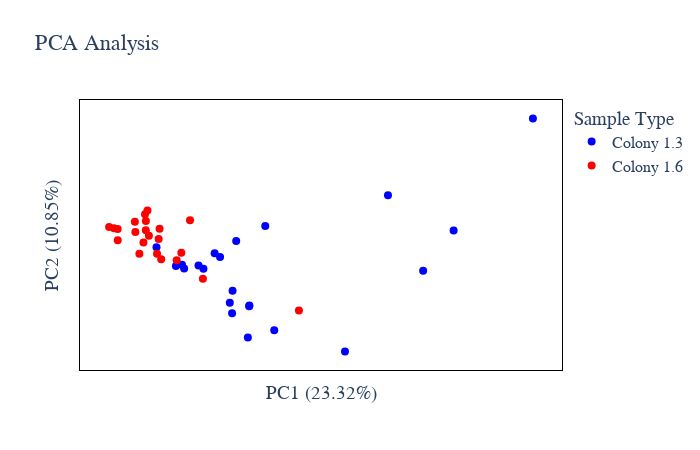

Here is the notebook cell this chart was saved with:
### Code cell
# Protein Abundance PCA plot
plot_options={
            "compare groups": ["Colony 1.3","Colony 1.6"],
            "title": "PCA Analysis",
            "color": ["blue", "red", "green", "black", "yellow", "purple",
                      "orange", "brown", "pink", "gray", "olive", "cyan"],
            "symbol": ['circle', 'circle', 'circle'],
            "marker_size": 8,
            "width": 700,
            "height": 450,
            "font": dict(size=16, family="Arial black"),
            "ylimits": [],
            "xlimits": []
        }
figure, _, _ =PCA_plots(data_obj, plot_options, saved_settings,username="10min")
figure.show()

### Figure 1 — Plotly figure (JSON) as saved in the notebook; plotly's stock layout.template omitted (floating-point values rounded to 4 significant figures)
{"data": [{"hovertemplate": "%{text}<br>PC1: %{x} <br>PC2: %{y}", "legendgroup": "Colony 1.3", "marker": {"color": "blue", "size": 8, "symbol": "circle"}, "mode": "markers", "name": "Colony 1.3", "orientation": "v", "showlegend": true, "text": ["HeLa_ATG_KNO_Col1-3_10min_my_stage 0 H3_BH3_1_1855", "HeLa_ATG_KNO_Col1-3_10min_my_stage 0 H5_BH5_1_1861", "HeLa_ATG_KNO_Col1-3_10min_my_stage 0 H7_BH7_1_1867", "HeLa_ATG_KNO_Col1-3_10min_my_stage 0 I4_BI4_1_1871", "HeLa_ATG_KNO_Col1-3_10min_my_stage 0 I6_BI6_1_1873", "HeLa_ATG_KNO_Col1-3_10min_my_stage 0 J3_BJ3_1_1879", "HeLa_ATG_KNO_Col1-3_10min_my_stage 0 J5_BJ5_1_1883", "HeLa_ATG_KNO_Col1-3_10min_my_stage 0 J7_BJ7_1_1889", "HeLa_ATG_KNO_Col1-3_10min_my_stage 0 K4_BK4_1_1893", "HeLa_ATG_KNO_Col1-3_10min_my_stage 0 K6_BK6_1_1897", "HeLa_ATG_KNO_Col1-3_10min_my_stage 0 L5_BL5_1_1905", "HeLa_ATG_KNO_Col1-3_10min_my_stage 0 L7_BL7_1_1907", "HeLa_ATG_KNO_Col1-3_10min_my_stage 0 M4_BM4_1_1911", "HeLa_ATG_KNO_Col1-3_10min_my_stage 0 M6_BM6_1_1915", "HeLa_ATG_KNO_Col1-3_10min_my_stage 0 N5_BN5_1_1923", "HeLa_ATG_KNO_Col1-3_10min_my_stage 0 N7_BN7_1_1927", "HeLa_ATG_KNO_Col1-3_10min_my_stages 0 E5_BE5_1_1829", "HeLa_ATG_KNO_Col1-3_10min_my_stages 0 E7_BE7_1_1833", "HeLa_ATG_KNO_Col1-3_10min_my_stages 0 F4_BF4_1_1837", "HeLa_ATG_KNO_Col1-3_10min_my_stages 0 F6_BF6_1_1843", "HeLa_ATG_KNO_Col1-3_10min_my_stages 0 G3_BG3_1_1847", "HeLa_ATG_KNO_Col1-3_10min_my_stages 0 G5_BG5_1_1851"], "type": "scatter", "x": [-1.877, 3.907, -2.259, 13.25, 20.13, 8.344, 2.349, 1.522, 1.293, -0.8416, 2.253, -1.744, 0.1697, -3.477, 1.12, 1.263, 11.04, 2.333, 3.344, 15.16, 0.5099, -0.5323], "xaxis": "x", "y": [-0.9714, -7.281, -1.101, -1.553, 13.07, -9.314, -4.894, 1.293, -3.48, -1.063, -7.98, -1.33, 0.1315, 0.7031, -4.633, -5.635, 5.71, -4.976, 2.742, 2.307, -0.2409, -1.357], "yaxis": "y"}, {"hovertemplate": "%{text}<br>PC1: %{x} <br>PC2: %{y}", "legendgroup": "Colony 1.6", "marker": {"color": "red", "size": 8, "symbol": "circle"}, "mode": "markers", "name": "Colony 1.6", "orientation": "v", "showlegend": true, "text": ["HeLa_ATG_KNO_Col1-6_10min_my_stage 0 H8_BH8_1_1857", "HeLa_ATG_KNO_Col1-6_10min_my_stage 0 H10_BH10_1_1859", "HeLa_ATG_KNO_Col1-6_10min_my_stage 0 H12_BH12_1_1863", "HeLa_ATG_KNO_Col1-6_10min_my_stage 0 I9_BI9_1_1869", "HeLa_ATG_KNO_Col1-6_10min_my_stage 0 I11_BI11_1_1875", "HeLa_ATG_KNO_Col1-6_10min_my_stage 0 J8_BJ8_1_1877", "HeLa_ATG_KNO_Col1-6_10min_my_stage 0 J12_BJ12_1_1887", "HeLa_ATG_KNO_Col1-6_10min_my_stage 0 K9_BK9_1_1891", "HeLa_ATG_KNO_Col1-6_10min_my_stage 0 K11_BK11_1_1895", "HeLa_ATG_KNO_Col1-6_10min_my_stage 0 L8_BL8_1_1899", "HeLa_ATG_KNO_Col1-6_10min_my_stage 0 L10_BL10_1_1903", "HeLa_ATG_KNO_Col1-6_10min_my_stage 0 L12_BL12_1_1909", "HeLa_ATG_KNO_Col1-6_10min_my_stage 0 M9_BM9_1_1913", "HeLa_ATG_KNO_Col1-6_10min_my_stage 0 M11_BM11_1_1917", "HeLa_ATG_KNO_Col1-6_10min_my_stage 0 N8_BN8_1_1919", "HeLa_ATG_KNO_Col1-6_10min_my_stage 0 N10_BN10_1_1925", "HeLa_ATG_KNO_Col1-6_10min_my_stage 0 N12_BN12_1_1929", "HeLa_ATG_KNO_Col1-6_10min_my_stages 0 E8_BE8_1_1825", "HeLa_ATG_KNO_Col1-6_10min_my_stages 0 E10_BE10_1_1827", "HeLa_ATG_KNO_Col1-6_10min_my_stages 0 F9_BF9_1_1839", "HeLa_ATG_KNO_Col1-6_10min_my_stages 0 F11_BF11_1_1845", "HeLa_ATG_KNO_Col1-6_10min_my_stages 0 G8_BG8_1_1849"], "type": "scatter", "x": [-4.834, -3.953, -1.374, -1.921, -6.142, -5.909, 5.455, -6.45, -3.443, -4.295, -5.913, -4.551, -4.802, -2.211, -4.148, -3.182, -0.5666, -4.143, -4.044, -4.198, -3.344, -3.285], "xaxis": "x", "y": [3.149, 1.804, 3.289, 0.1819, 2.518, 1.383, -5.378, 2.643, 0.08509, 1.163, 2.452, 0.06675, 2.177, -0.5447, 2.337, -0.4522, -2.322, 3.232, 4.234, 3.867, 1.484, 2.482], "yaxis": "y"}], "layout": {"font": {"family": "Arial black", "size": 16}, "height": 450, "legend": {"title": {"text": "Sample Type"}, "tracegroupgap": 0}, "paper_bgcolor": "rgba(255, 255, 255, 255)", "plot_bgcolor": "rgba(255, 255, 255, 255)", "title": {"text": "PCA Analysis"}, "width": 700, "xaxis": {"anchor": "y", "domain": [0, 1], "linecolor": "black", "mirror": true, "showticklabels": false, "title": {"text": "PC1 (23.32%)"}}, "yaxis": {"anchor": "x", "domain": [0, 1], "linecolor": "black", "mirror": true, "showticklabels": false, "title": {"text": "PC2 (10.85%)"}}}}
